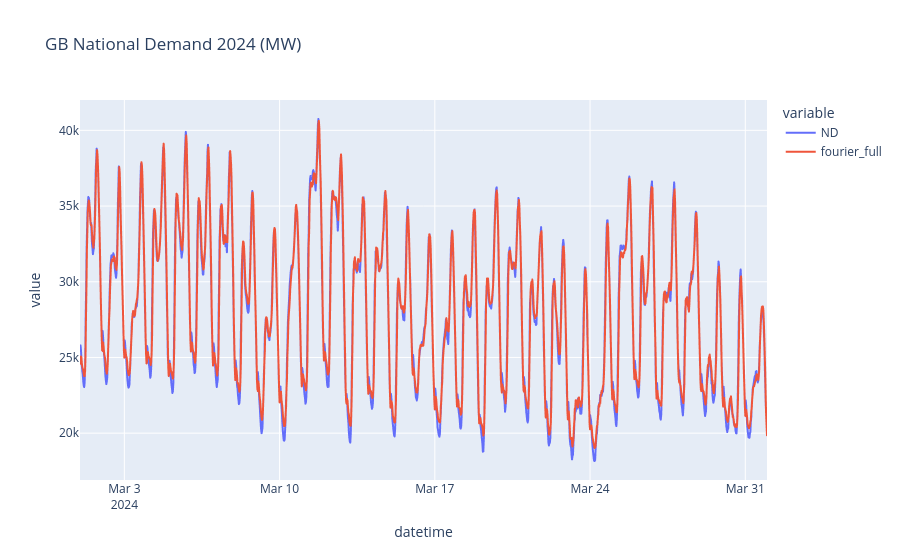
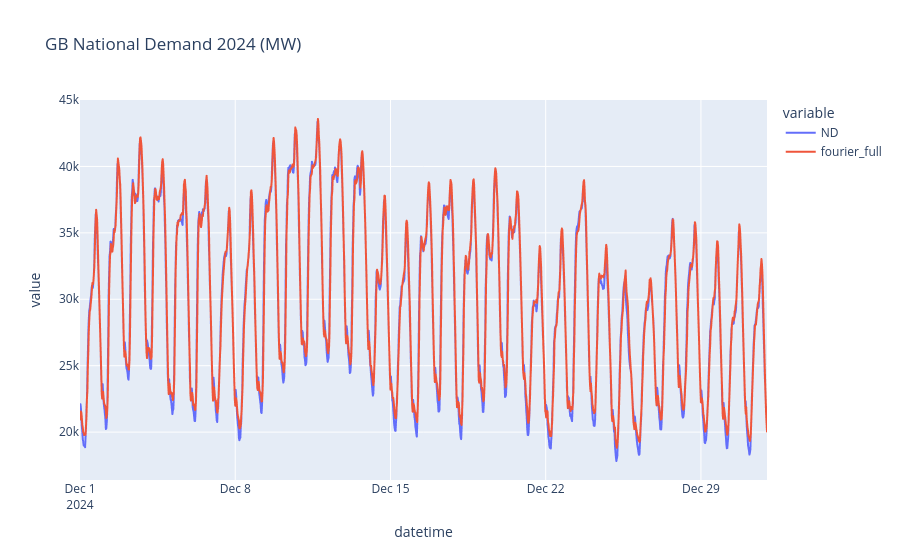
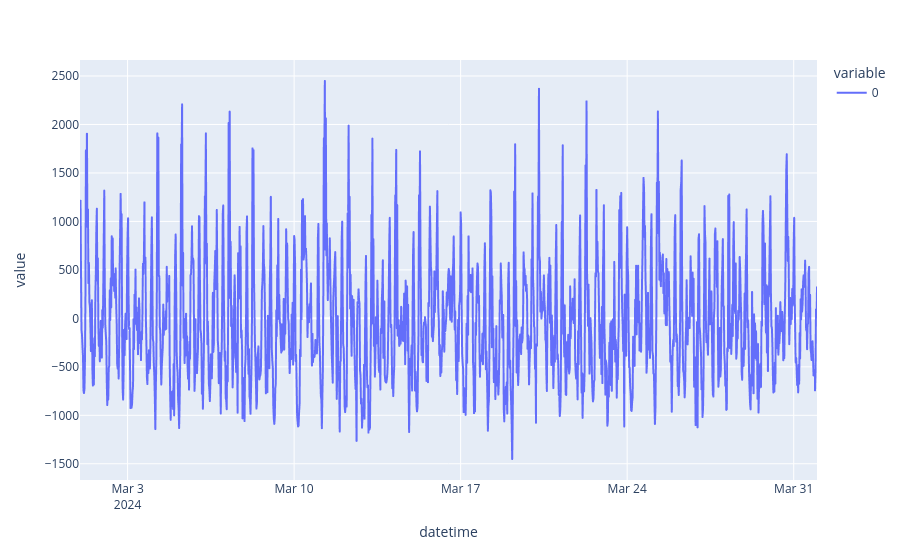

Notebook source saved alongside these figures, in order:
### Code cell
# plot these first to better see performance
y_comb_full = pd.concat([y_pred_full, y_fore_full])
df['fourier_full'] = y_comb_full

march3_df = df[df['month']==3]
#fig3 = px.line(march3_df, y=['ND', 'ND_lagged','fourier','fourier_full'], title='GB National Demand 2024 (MW)')
fig3 = px.line(march3_df, y=['ND','fourier_full'], title='GB National Demand 2024 (MW)')
fig3.show()

dec_df = df[df['month']==12]
#fig3 = px.line(march3_df, y=['ND', 'ND_lagged','fourier','fourier_full'], title='GB National Demand 2024 (MW)')
fig4 = px.line(dec_df, y=['ND','fourier_full'], title='GB National Demand 2024 (MW)')
fig4.show()

y_resid = df['ND'] - y_comb_full
print(type(y_resid))
print(y_resid[0:100])
y_resid_march = y_resid[y_resid.index.month==3]
fig_resid = px.line(y_resid_march)
fig_resid.show()

### Figure 1 — Plotly figure (JSON) as saved in the notebook; plotly's stock layout.template omitted (floating-point values rounded to 4 significant figures; data arrays with more than 128 entries replaced by an {"elided": "..."} marker saying what was removed)
{"data": [{"hovertemplate": "variable=ND<br>datetime=%{x}<br>value=%{y}<extra></extra>", "legendgroup": "ND", "line": {"color": "#636efa", "dash": "solid"}, "marker": {"symbol": "circle"}, "mode": "lines", "name": "ND", "showlegend": true, "type": "scattergl", "x": {"elided": "1488 str values"}, "xaxis": "x", "y": {"elided": "1488 float values"}, "yaxis": "y"}, {"hovertemplate": "variable=fourier_full<br>datetime=%{x}<br>value=%{y}<extra></extra>", "legendgroup": "fourier_full", "line": {"color": "#EF553B", "dash": "solid"}, "marker": {"symbol": "circle"}, "mode": "lines", "name": "fourier_full", "showlegend": true, "type": "scattergl", "x": {"elided": "1488 str values"}, "xaxis": "x", "y": {"elided": "1488 float values"}, "yaxis": "y"}], "layout": {"legend": {"title": {"text": "variable"}, "tracegroupgap": 0}, "title": {"text": "GB National Demand 2024 (MW)"}, "xaxis": {"anchor": "y", "domain": [0.0, 1.0], "title": {"text": "datetime"}}, "yaxis": {"anchor": "x", "domain": [0.0, 1.0], "title": {"text": "value"}}}}

### Figure 2 — Plotly figure (JSON) as saved in the notebook; plotly's stock layout.template omitted (floating-point values rounded to 4 significant figures; data arrays with more than 128 entries replaced by an {"elided": "..."} marker saying what was removed)
{"data": [{"hovertemplate": "variable=ND<br>datetime=%{x}<br>value=%{y}<extra></extra>", "legendgroup": "ND", "line": {"color": "#636efa", "dash": "solid"}, "marker": {"symbol": "circle"}, "mode": "lines", "name": "ND", "showlegend": true, "type": "scattergl", "x": {"elided": "1488 str values"}, "xaxis": "x", "y": {"elided": "1488 float values"}, "yaxis": "y"}, {"hovertemplate": "variable=fourier_full<br>datetime=%{x}<br>value=%{y}<extra></extra>", "legendgroup": "fourier_full", "line": {"color": "#EF553B", "dash": "solid"}, "marker": {"symbol": "circle"}, "mode": "lines", "name": "fourier_full", "showlegend": true, "type": "scattergl", "x": {"elided": "1488 str values"}, "xaxis": "x", "y": {"elided": "1488 float values"}, "yaxis": "y"}], "layout": {"legend": {"title": {"text": "variable"}, "tracegroupgap": 0}, "title": {"text": "GB National Demand 2024 (MW)"}, "xaxis": {"anchor": "y", "domain": [0.0, 1.0], "title": {"text": "datetime"}}, "yaxis": {"anchor": "x", "domain": [0.0, 1.0], "title": {"text": "value"}}}}

### Figure 3 — Plotly figure (JSON) as saved in the notebook; plotly's stock layout.template omitted (floating-point values rounded to 4 significant figures; data arrays with more than 128 entries replaced by an {"elided": "..."} marker saying what was removed)
{"data": [{"hovertemplate": "variable=0<br>datetime=%{x}<br>value=%{y}<extra></extra>", "legendgroup": "0", "line": {"color": "#636efa", "dash": "solid"}, "marker": {"symbol": "circle"}, "mode": "lines", "name": "0", "showlegend": true, "type": "scattergl", "x": {"elided": "1488 str values"}, "xaxis": "x", "y": {"elided": "1488 float values"}, "yaxis": "y"}], "layout": {"legend": {"title": {"text": "variable"}, "tracegroupgap": 0}, "margin": {"t": 60}, "xaxis": {"anchor": "y", "domain": [0.0, 1.0], "title": {"text": "datetime"}}, "yaxis": {"anchor": "x", "domain": [0.0, 1.0], "title": {"text": "value"}}}}
